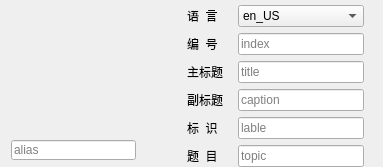
                    <widget class="QWidget" name="widget_21" native="true">
                     <property name="sizePolicy">
                      <sizepolicy hsizetype="Expanding" vsizetype="Preferred">
                       <horstretch>0</horstretch>
                       <verstretch>0</verstretch>
                      </sizepolicy>
                     </property>
                     <property name="minimumSize">
                      <size>
                       <width>0</width>
                       <height>0</height>
                      </size>
                     </property>
                     <property name="layoutDirection">
                      <enum>Qt::LeftToRight</enum>
                     </property>
                     <layout class="QHBoxLayout" name="horizontalLayout">
                      <property name="topMargin">
                       <number>5</number>
                      </property>
                      <property name="rightMargin">
                       <number>9</number>
                      </property>
                      <property name="bottomMargin">
                       <number>0</number>
                      </property>
                      <item>
                       <widget class="QWidget" name="widget_23" native="true">
                        <property name="minimumSize">
                         <size>
                          <width>140</width>
                          <height>140</height>
                         </size>
                        </property>
                        <property name="maximumSize">
                         <size>
                          <width>16777215</width>
                          <height>16777215</height>
                         </size>
                        </property>
                        <layout class="QVBoxLayout" name="verticalLayout_16">
                         <property name="spacing">
                          <number>3</number>
                         </property>
                         <property name="leftMargin">
                          <number>0</number>
                         </property>
                         <property name="topMargin">
                          <number>0</number>
                         </property>
                         <property name="bottomMargin">
                          <number>6</number>
                         </property>
                         <item>
                          <widget class="QWidget" name="widget_19" native="true">
                           <property name="minimumSize">
                            <size>
                             <width>125</width>
                             <height>130</height>
                            </size>
                           </property>
                           <property name="maximumSize">
                            <size>
                             <width>125</width>
                             <height>130</height>
                            </size>
                           </property>
                           <layout class="QVBoxLayout" name="verticalLayout_29">
                            <property name="spacing">
                             <number>0</number>
                            </property>
                            <property name="leftMargin">
                             <number>0</number>
                            </property>
                            <property name="topMargin">
                             <number>0</number>
                            </property>
                            <property name="rightMargin">
                             <number>0</number>
                            </property>
                            <property name="bottomMargin">
                             <number>0</number>
                            </property>
                           </layout>
                          </widget>
                         </item>
                         <item>
                          <widget class="QLineEdit" name="leAlias">
                           <property name="minimumSize">
                            <size>
                             <width>125</width>
                             <height>20</height>
                            </size>
                           </property>
                           <property name="maximumSize">
                            <size>
                             <width>125</width>
                             <height>20</height>
                            </size>
                           </property>
                           <property name="text">
                            <string/>
                           </property>
                           <property name="dragEnabled">
                            <bool>true</bool>
                           </property>
                           <property name="placeholderText">
                            <string>alias</string>
                           </property>
                          </widget>
                         </item>
                        </layout>
                       </widget>
                      </item>
                      <item>
                       <spacer name="horizontalSpacer_9">
                        <property name="orientation">
                         <enum>Qt::Horizontal</enum>
                        </property>
                        <property name="sizeType">
                         <enum>QSizePolicy::Preferred</enum>
                        </property>
                        <property name="sizeHint" stdset="0">
                         <size>
                          <width>30</width>
                          <height>20</height>
                         </size>
                        </property>
                       </spacer>
                      </item>
                      <item>
                       <layout class="QGridLayout" name="gridLayout_3">
                        <item row="5" column="1">
                         <widget class="QLabel" name="label_32">
                          <property name="minimumSize">
                           <size>
                            <width>45</width>
                            <height>0</height>
                           </size>
                          </property>
                          <property name="maximumSize">
                           <size>
                            <width>45</width>
                            <height>16777215</height>
                           </size>
                          </property>
                          <property name="text">
                           <string>题  目</string>
                          </property>
                         </widget>
                        </item>
                        <item row="2" column="1">
                         <widget class="QLabel" name="label_16">
                          <property name="minimumSize">
                           <size>
                            <width>45</width>
                            <height>0</height>
                           </size>
                          </property>
                          <property name="maximumSize">
                           <size>
                            <width>45</width>
                            <height>16777215</height>
                           </size>
                          </property>
                          <property name="text">
                           <string>主标题</string>
                          </property>
                         </widget>
                        </item>
                        <item row="4" column="3">
                         <widget class="QLineEdit" name="leLabel">
                          <property name="minimumSize">
                           <size>
                            <width>0</width>
                            <height>0</height>
                           </size>
                          </property>
                          <property name="text">
                           <string/>
                          </property>
                          <property name="dragEnabled">
                           <bool>true</bool>
                          </property>
                          <property name="placeholderText">
                           <string>lable</string>
                          </property>
                         </widget>
                        </item>
                        <item row="0" column="3">
                         <widget class="QComboBox" name="cbLanguage">
                          <property name="sizePolicy">
                           <sizepolicy hsizetype="Expanding" vsizetype="Fixed">
                            <horstretch>0</horstretch>
                            <verstretch>0</verstretch>
                           </sizepolicy>
                          </property>
                          <property name="minimumSize">
                           <size>
                            <width>126</width>
                            <height>0</height>
                           </size>
                          </property>
                          <property name="maximumSize">
                           <size>
                            <width>16777215</width>
                            <height>16777215</height>
                           </size>
                          </property>
                          <property name="placeholderText">
                           <string/>
                          </property>
                          <property name="frame">
                           <bool>true</bool>
                          </property>
                          <item>
                           <property name="text">
                            <string>en_US</string>
                           </property>
                          </item>
                          <item>
                           <property name="text">
                            <string>zh_CN</string>
                           </property>
                          </item>
                         </widget>
                        </item>
                        <item row="3" column="1">
                         <widget class="QLabel" name="label_17">
                          <property name="minimumSize">
                           <size>
                            <width>45</width>
                            <height>0</height>
                           </size>
                          </property>
                          <property name="maximumSize">
                           <size>
                            <width>45</width>
                            <height>16777215</height>
                           </size>
                          </property>
                          <property name="text">
                           <string>副标题</string>
                          </property>
                         </widget>
                        </item>
                        <item row="1" column="1">
                         <widget class="QLabel" name="label_15">
                          <property name="text">
                           <string>编  号</string>
                          </property>
                         </widget>
                        </item>
                        <item row="0" column="1">
                         <widget class="QLabel" name="label_14">
                          <property name="minimumSize">
                           <size>
                            <width>45</width>
                            <height>0</height>
                           </size>
                          </property>
                          <property name="maximumSize">
                           <size>
                            <width>45</width>
                            <height>16777215</height>
                           </size>
                          </property>
                          <property name="text">
                           <string>语  言</string>
                          </property>
                         </widget>
                        </item>
                        <item row="4" column="1">
                         <widget class="QLabel" name="label_31">
                          <property name="minimumSize">
                           <size>
                            <width>45</width>
                            <height>0</height>
                           </size>
                          </property>
                          <property name="maximumSize">
                           <size>
                            <width>45</width>
                            <height>16777215</height>
                           </size>
                          </property>
                          <property name="text">
                           <string>标  识</string>
                          </property>
                         </widget>
                        </item>
                        <item row="3" column="3">
                         <widget class="QLineEdit" name="leCaption">
                          <property name="minimumSize">
                           <size>
                            <width>0</width>
                            <height>0</height>
                           </size>
                          </property>
                          <property name="layoutDirection">
                           <enum>Qt::LeftToRight</enum>
                          </property>
                          <property name="text">
                           <string/>
                          </property>
                          <property name="dragEnabled">
                           <bool>true</bool>
                          </property>
                          <property name="placeholderText">
                           <string>caption</string>
                          </property>
                         </widget>
                        </item>
                        <item row="2" column="3">
                         <widget class="QLineEdit" name="leTitle">
                          <property name="minimumSize">
                           <size>
                            <width>0</width>
                            <height>0</height>
                           </size>
                          </property>
                          <property name="text">
                           <string/>
                          </property>
                          <property name="dragEnabled">
                           <bool>true</bool>
                          </property>
                          <property name="placeholderText">
                           <string>title</string>
                          </property>
                         </widget>
                        </item>
                        <item row="5" column="3">
                         <widget class="QLineEdit" name="leTopic">
                          <property name="minimumSize">
                           <size>
                            <width>0</width>
                            <height>0</height>
                           </size>
                          </property>
                          <property name="text">
                           <string/>
                          </property>
                          <property name="dragEnabled">
                           <bool>true</bool>
                          </property>
                          <property name="placeholderText">
                           <string>topic</string>
                          </property>
                         </widget>
                        </item>
                        <item row="1" column="3">
                         <widget class="QLineEdit" name="leIndex">
                          <property name="placeholderText">
                           <string>index</string>
                          </property>
                         </widget>
                        </item>
                       </layout>
                      </item>
                      <item>
                       <spacer name="horizontalSpacer_11">
                        <property name="orientation">
                         <enum>Qt::Horizontal</enum>
                        </property>
                        <property name="sizeType">
                         <enum>QSizePolicy::Expanding</enum>
                        </property>
                        <property name="sizeHint" stdset="0">
                         <size>
                          <width>10</width>
                          <height>20</height>
                         </size>
                        </property>
                       </spacer>
                      </item>
                     </layout>
                    </widget>
